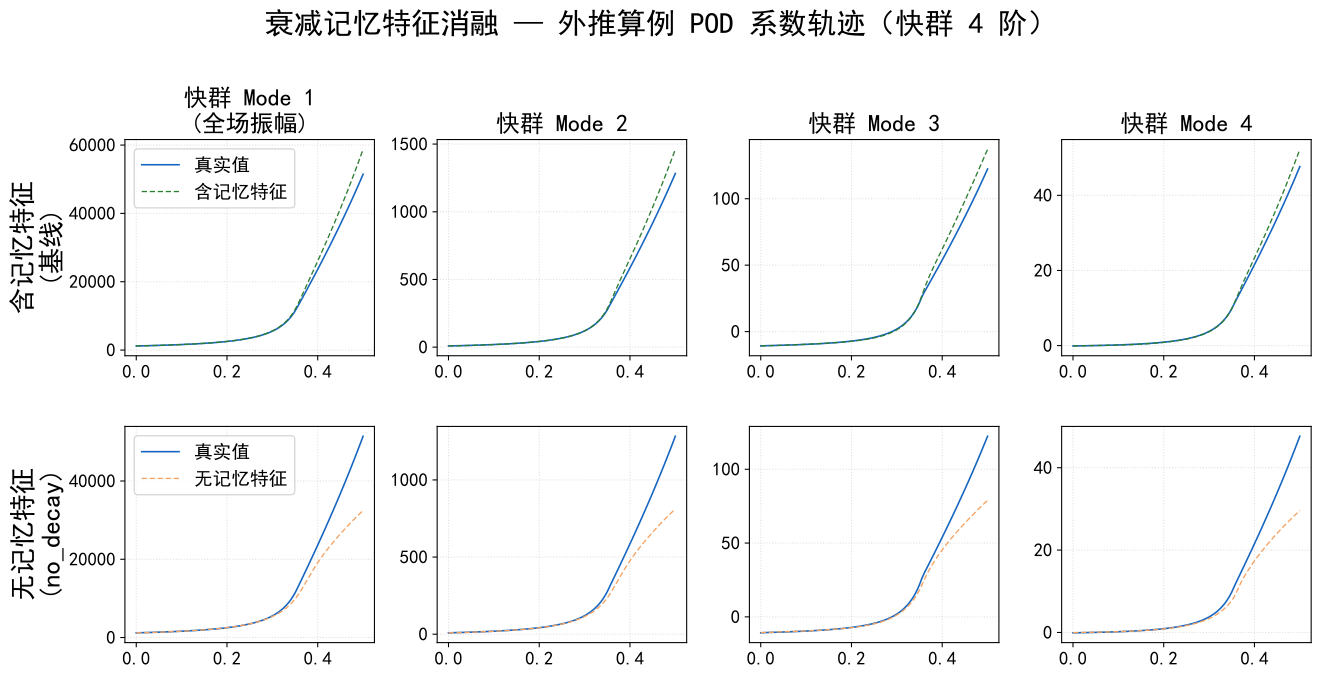

Source code (Python):
# 图 5-4: 衰减记忆特征消融对比 — 同一外推算例
import matplotlib
matplotlib.use('Agg')
import matplotlib.pyplot as plt
import numpy as np
import os

plt.rcParams.update({
    'font.sans-serif': ['SimHei', 'Songti SC', 'Arial'],
    'font.family': 'sans-serif',
    'font.size': 20,
    'axes.labelsize': 20,
    'axes.titlesize': 20,
    'legend.fontsize': 16,
    'figure.dpi': 300,
    'axes.unicode_minus': False,
    'savefig.bbox': 'tight',
})

DATA = '2D-PINN/data-processed'
BASE = '2D-PINN/ablation/no_cumsum/results'
ABL  = '2D-PINN/ablation/no_decay/results'

A_true = np.load(os.path.join(DATA, 'A_test.npy'))
A_base = np.load(os.path.join(BASE, 'test_extrap', 'A_pred.npy'))
A_abl  = np.load(os.path.join(ABL, 'test_extrap', 'A_pred.npy'))

t = np.arange(0, 0.505, 0.005)
case_idx = 0

# POD 系数拼接顺序: 快群 4 阶在前, 热群 4 阶在后
# 此处只展示快群 4 阶 (Mode 1–4), 热群 4 阶 (Mode 5–8) 模式类似
mode_names = ['快群 Mode 1\n(全场振幅)', '快群 Mode 2',
              '快群 Mode 3',           '快群 Mode 4']
n_modes = 4

fig, axes = plt.subplots(2, n_modes, figsize=(14, 7))

for m in range(n_modes):
    # Row 0: baseline (with decay features)
    ax0 = axes[0, m]
    ax0.plot(t, A_true[case_idx, :, m], color='#1565C0', linewidth=1.2, label='真实值')
    ax0.plot(t, A_base[case_idx, :, m], color='#2E7D32', linewidth=1.0,
             linestyle='--', dashes=(4, 2), label='含记忆特征')
    ax0.set_title(mode_names[m], fontsize=18, fontweight='bold')
    ax0.grid(True, linestyle=':', alpha=0.4)
    ax0.tick_params(labelsize=14)
    if m == 0:
        ax0.set_ylabel('含记忆特征\n(基线)', fontsize=20, fontweight='bold')
        ax0.legend(fontsize=14, loc='upper left')

    # Row 1: ablation (no decay)
    ax1 = axes[1, m]
    ax1.plot(t, A_true[case_idx, :, m], color='#1565C0', linewidth=1.2, label='真实值')
    ax1.plot(t, A_abl[case_idx, :, m], color='#F4A261', linewidth=1.0,
             linestyle='--', dashes=(4, 2), label='无记忆特征')
    ax1.grid(True, linestyle=':', alpha=0.4)
    ax1.tick_params(labelsize=14)
    if m == 0:
        ax1.set_ylabel('无记忆特征\n(no_decay)', fontsize=20, fontweight='bold')
        ax1.legend(fontsize=14, loc='upper left')

fig.suptitle('衰减记忆特征消融 — 外推算例 POD 系数轨迹（快群 4 阶）',
             fontsize=22, fontweight='bold', y=1.01)
plt.tight_layout(pad=0.8, h_pad=1.5, w_pad=0.6)
out = 'fig/fig_ch5_decay.svg'
plt.savefig(out, facecolor='white', edgecolor='none')
plt.close()
print(f'Saved: {out}')
